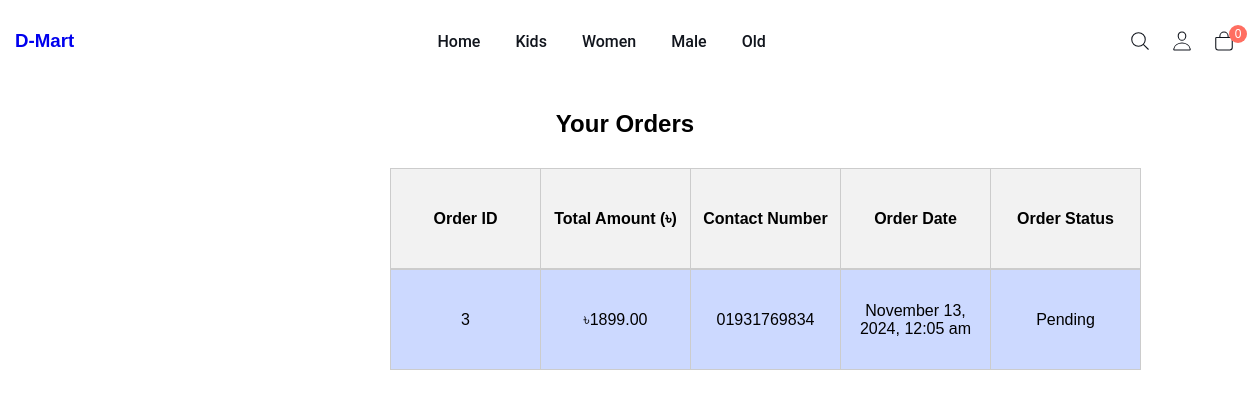
The app's page /frontend/order_status.php (signed in) with its own data.
### tables this page shows
CREATE TABLE `categories` (
  `id` int(11) NOT NULL,
  `name` varchar(250) NOT NULL,
  `status` tinyint(1) NOT NULL DEFAULT 1
);

CREATE TABLE `orders` (
  `id` int(11) NOT NULL,
  `user_id` int(11) NOT NULL,
  `name` varchar(100) NOT NULL,
  `email` varchar(100) NOT NULL,
  `contact_number` varchar(50) NOT NULL,
  `address` varchar(250) NOT NULL,
  `total_amount` decimal(10,2) NOT NULL,
  `order_status` int(11) NOT NULL DEFAULT 0,
  `order_date_time` datetime NOT NULL DEFAULT current_timestamp(),
  `status` tinyint(1) NOT NULL DEFAULT 1
);

### frontend/order_status.php (the view, shortened to what this page needs)
<?php
    require 'php_files/database_connection.php';
    $categories_sql = "SELECT id, name FROM categories WHERE status = 1";
    $categories = $conn->query($categories_sql);
    $user_id = $_SESSION['id'];
        $orders_sql = "SELECT id, total_amount, contact_number, order_date_time, order_status FROM orders WHERE user_id = ?";
        $stmt = $conn->prepare($orders_sql);
        $stmt->bind_param("i", $user_id);
        $stmt->execute();
        $result = $stmt->get_result();
?>
<!DOCTYPE html>
<html lang="en">
<head>
    <link rel="stylesheet" href="./assets/css/style.css">
</head>
<body id="top">
    <header class="header" data-header>
        <div class="container">
            <a href="./index.php" class="logo">
                <h3>D-Mart</h3>
            </a>
            <nav class="navbar" data-navbar>
                <ul class="navbar-list">
                    <li class="navbar-item"><a href="./index.php" class="navbar-link">Home</a></li>
                    <?php
                        while ($category = $categories->fetch_assoc()) {
                            echo '<li class="navbar-item"><a href="index.php?id='.$category['id'].'" class="navbar-link">' . htmlspecialchars($category['name']) . '</a></li>';
                        }
                    ?>
                </ul>
                <ul class="nav-action-list">
                    <li>
                        <button class="nav-action-btn">
                            <ion-icon name="search-outline" aria-hidden="true"></ion-icon>
                        </button>
                    </li>
                    <li class="nav-action">
                        <a href="javascript:void(0);" class="nav-action-btn">
                            <ion-icon name="person-outline" aria-hidden="true"></ion-icon>
                        </a>
                    </li>
                    <li>
                        <button class="nav-action-btn" onclick="cartDetails()">
                            <ion-icon name="bag-outline" aria-hidden="true"></ion-icon>
                            <data class="nav-action-badge" value="0" aria-hidden="true" id="cart_item">0</data>
                        </button>
                    </li>
                </ul>
            </nav>
        </div>
    </header>
<section class="table_container">
    <h2>Your Orders</h2>
    <table class="cart-table">
        <thead>
            <tr>
                <th>Order ID</th>
                <th>Total Amount (৳)</th>
                <th>Contact Number</th>
                <th>Order Date</th>
                <th>Order Status</th>
            </tr>
        </thead>
        <tbody id="cart_items">
            <?php while ($order = $result->fetch_assoc()) : ?>
                <tr>
                    <td><?php echo htmlspecialchars($order['id']); ?></td>
                    <td><?php echo '৳'.htmlspecialchars($order['total_amount']); ?></td>
                    <td><?php echo htmlspecialchars($order['contact_number']); ?></td>
                    <td><?php echo htmlspecialchars(date("F j, Y, g:i a", strtotime($order['order_date_time']))); ?></td>
                    <td>
                        <?php
                           if($order['order_status'] == 0){
                            echo "Pending";
                           }else if($order['order_status'] == 1){
                             echo "Confirmed Order";
                           }else if($order['order_status'] == 2){
                             echo "On Delivery Process";
                           }else{
                            echo "<span style='color:green; font-weight: bold;'>Delivered</span>";
                           }
                        ?>
                    </td>
                </tr>
            <?php endwhile; ?>
        </tbody>
    </table>
</section>
</body>
</html>

### frontend/assets/css/style.css (style rules this page uses)
:root { --maximum-blue-green_10: hsla(185, 75%, 45%, 0.1); --rich-black-fogra-29: hsl(217, 28%, 9%); --gray-x-11-gray: hsl(0, 0%, 74%); --oxford-blue_60: hsla(230, 41%, 14%, 0.6); --bittersweet: hsl(5, 100%, 69%); --smoky-black: rgb(7, 6, 1); --gainsboro: hsl(0, 0%, 88%); --black_90: hsla(0, 0%, 0%, 0.9); --cultured: hsl(200, 12%, 95%); --salmon: hsl(5, 100%, 73%); --white: hsl(0, 0%, 100%); --black: hsl(0, 0%, 0%); --onyx: hsl(0, 0%, 27%); --ff-roboto: 'Roboto', sans-serif; --ff-josefin-sans: 'Josefin Sans', sans-serif; --fs-1: 3rem; --fs-2: 2.6rem; --fs-3: 2.2rem; --fs-4: 2rem; --fs-5: 1.8rem; --fs-6: 1.6rem; --fs-7: 1.4rem; --fs-8: 1.2rem; --fw-300: 300; --fw-500: 500; --fw-600: 600; --fw-700: 700; --transition-1: 0.25s ease; --transition-2: 0.5s ease; --cubic-out: cubic-bezier(0.51, 0.03, 0.64, 0.28); --cubic-in: cubic-bezier(0.33, 0.85, 0.56, 1.02); --section-padding: 60px; }
*, *::before, *::after { margin: 0; padding: 0; box-sizing: border-box; }
li { list-style: none; }
a { text-decoration: none; }
a, img, span, table, tbody, button, ion-icon { display: block; }
button, input { font: inherit; background: none; border: none; }
button { cursor: pointer; }
html { font-family: var(--ff-josefin-sans); font-size: 10px; scroll-behavior: smooth; }
body { background: var(--white); font-size: 1.6rem; padding-block-start: 90px; }
.container { padding-inline: 15px; }
.header { background: var(--white); position: fixed; top: 0; left: 0; width: 100%; transition: var(--transition-1); z-index: 4; }
.header .container { display: flex; justify-content: space-between; align-items: center; padding-block: 20px; }
.navbar { background: var(--white); position: fixed; top: 0; left: -280px; width: 100%; max-width: 270px; height: 100%; border-right: 3px solid var(--rich-black-fogra-29); font-family: var(--ff-roboto); overflow-y: auto; overscroll-behavior: contain; z-index: 2; visibility: hidden; transition: 0.25s var(--cubic-out); }
.navbar-list, .nav-action-list { margin: 30px; }
.navbar-list { padding: 20px; border-bottom: 1px solid var(--gainsboro); }
.navbar-link { color: var(--rich-black-fogra-29); padding-block: 10px; transition: var(--transition-1); }
.navbar-item:not(:last-child) { border-bottom: 1px solid var(--gainsboro); }
.nav-action-list > li:first-child { display: none; }
.nav-action-btn { color: var(--rich-black-fogra-29); display: flex; align-items: center; gap: 10px; width: 100%; padding-block: 10px; transition: var(--transition-1); }
.nav-action-btn ion-icon { font-size: 22px; --ionicon-stroke-width: 25px; }
.nav-action-badge { margin-left: auto; font-size: var(--fs-8); background: var(--bittersweet); color: var(--white); width: 18px; height: 18px; display: grid; place-items: center; border-radius: 50%; }
@media (min-width: 575px) { :root { --fs-1: 4rem; } }
@media (min-width: 575px) { .container { max-width: 650px; width: 100%; margin-inline: auto; } }
@media (min-width: 768px) { :root { --fs-2: 3rem; } }
@media (min-width: 768px) { .container { max-width: 720px; } }
@media (min-width: 992px) { :root { --fs-3: 2.4rem; } }
@media (min-width: 992px) { .container { max-width: 970px; } }
@media (min-width: 992px) { .navbar, .navbar-list, .nav-action-list { all: unset; } }
@media (min-width: 992px) { .navbar-item:not(:last-child) { border: none; } }
@media (min-width: 992px) { .navbar-list, .nav-action-list { display: flex; } }
@media (min-width: 992px) { .nav-action-list { gap: 20px; } }
@media (min-width: 992px) { .navbar { display: flex; align-items: center; flex-grow: 1; } }
@media (min-width: 992px) { .navbar-list { margin-inline: auto; gap: 35px; } }
@media (min-width: 992px) { .navbar-link { font-family: var(--ff-roboto); font-weight: var(--fw-500); } }
@media (min-width: 992px) { .nav-action-list > li:first-child { display: block; } }
@media (min-width: 992px) { .nav-action-btn { position: relative; } }
@media (min-width: 992px) { .nav-action-badge { position: absolute; top: 5px; right: -12px; } }
@media (min-width: 1200px) { :root { --fs-1: 5rem; --fs-2: 3.6rem; } }
@media (min-width: 1200px) { .container { max-width: 1280px; } }

### records on screen
categories: name "Kids"
categories: name "Women"
categories: name "Male"
categories: name "Old"
orders: id "3", total_amount "1899.00", contact_number "01931769834", order_date_time "November 13, 2024, 12:05 am", order_status "Pending"
